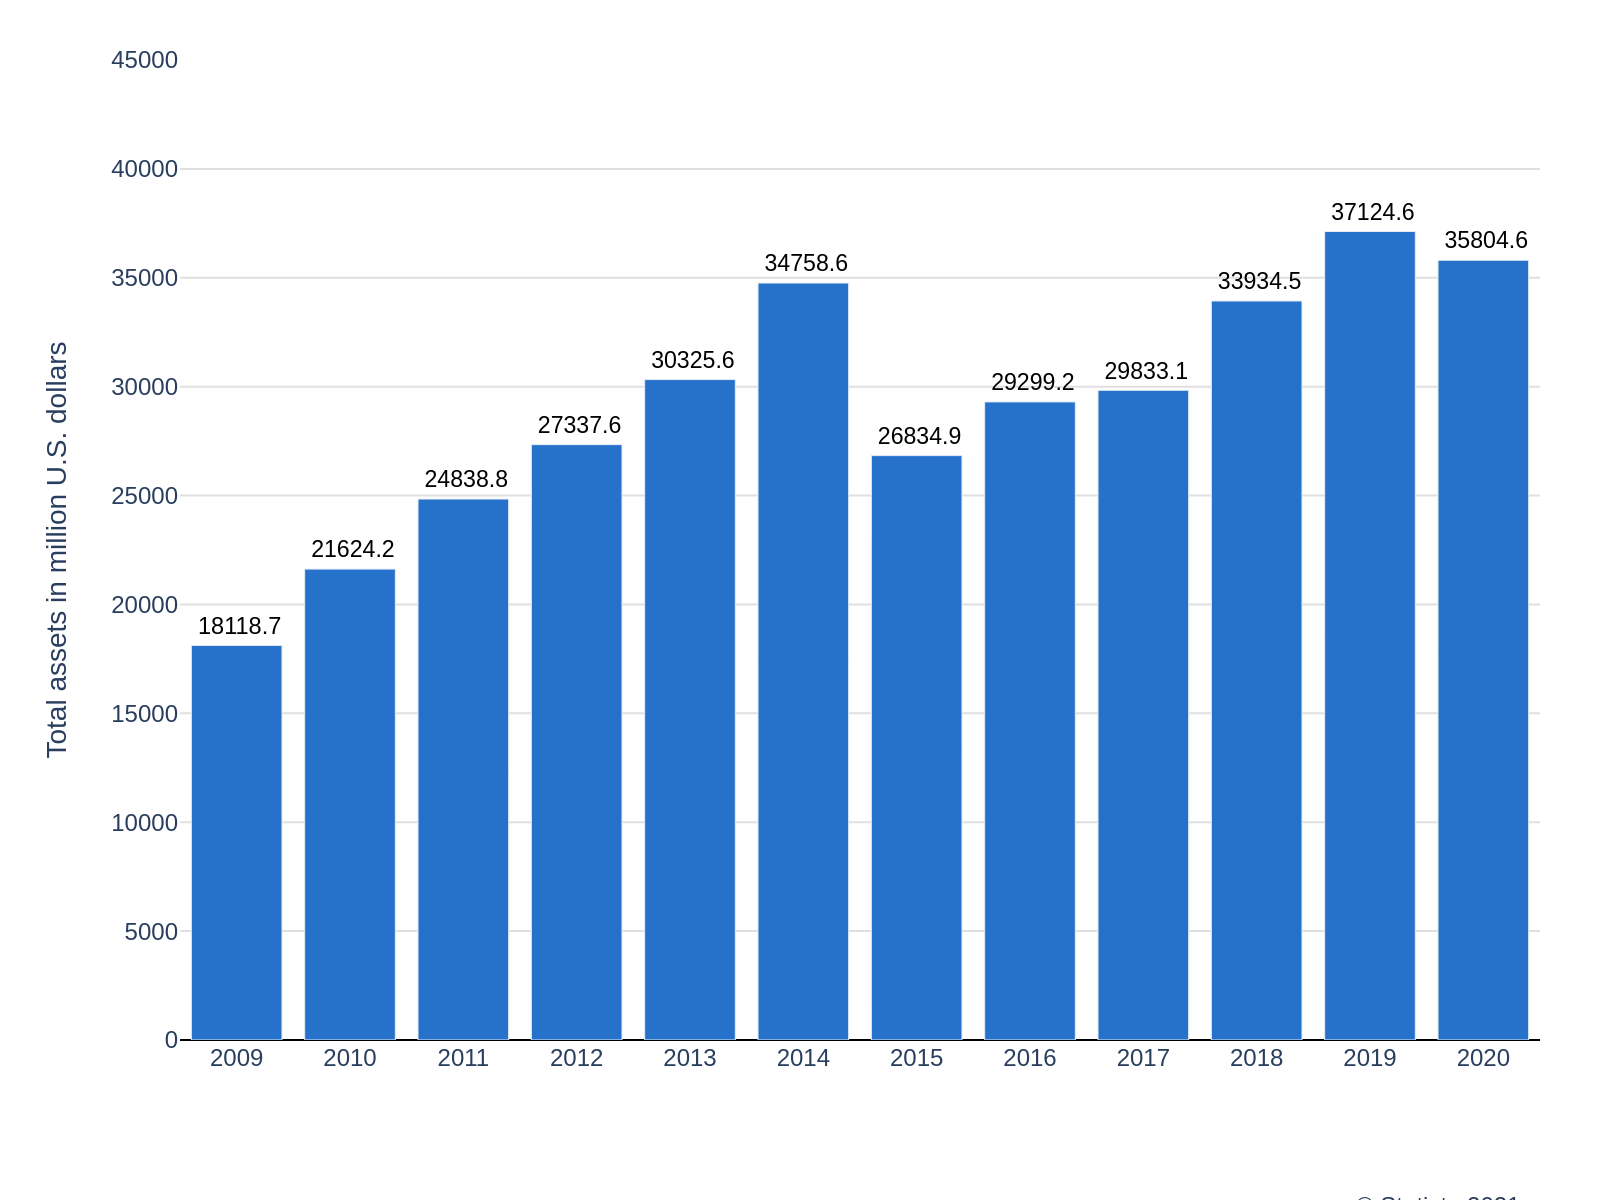

This figure's Python source:
import sys
import json
import pathlib
import plotly.graph_objects as go

if len(sys.argv) != 2:
    print("Usage: python script.py <path_to_json_file>")
    sys.exit(1)

json_path = sys.argv[1]
try:
    with open(json_path, 'r', encoding='utf-8') as f:
        chart_config = json.load(f)
except FileNotFoundError:
    print(f"Error: JSON file not found at {json_path}")
    sys.exit(1)
except json.JSONDecodeError:
    print(f"Error: Could not decode JSON from {json_path}")
    sys.exit(1)

chart_data = chart_config['chart_data']
texts = chart_config['texts']
colors = chart_config['colors']

x_values = [d['x'] for d in chart_data]
y_values = [d['y'] for d in chart_data]

fig = go.Figure()

fig.add_trace(go.Bar(
    x=x_values,
    y=y_values,
    text=y_values,
    textposition='outside',
    texttemplate='%{y}',
    cliponaxis=False,
    marker_color=colors[0],
    hoverinfo='none'
))

fig.update_layout(
    font=dict(family="Arial", size=12),
    plot_bgcolor='white',
    paper_bgcolor='white',
    showlegend=False,
    xaxis=dict(
        title_text=texts.get('x_axis_title'),
        type='category',
        showgrid=False,
        showline=False,
        tickfont=dict(size=12),
        zeroline=False
    ),
    yaxis=dict(
        title_text=texts.get('y_axis_title'),
        range=[0, 45000],
        tickformat=' ',
        gridcolor='#e0e0e0',
        showline=False,
        zeroline=True,
        zerolinecolor='black',
        zerolinewidth=1
    ),
    margin=dict(l=90, r=30, t=30, b=80),
)

if texts.get('source'):
    fig.add_annotation(
        text=texts['source'],
        align='left',
        showarrow=False,
        xref='paper',
        yref='paper',
        x=0.99,
        y=-0.15,
        xanchor='right',
        yanchor='top',
        font=dict(size=12)
    )

fig.update_traces(textfont=dict(family="Arial", size=12, color='black'))

filename_base = pathlib.Path(json_path).stem
output_filename = f"{filename_base}.png"

fig.write_image(output_filename, scale=2, width=800, height=600)

print(f"Chart saved to {output_filename}")
